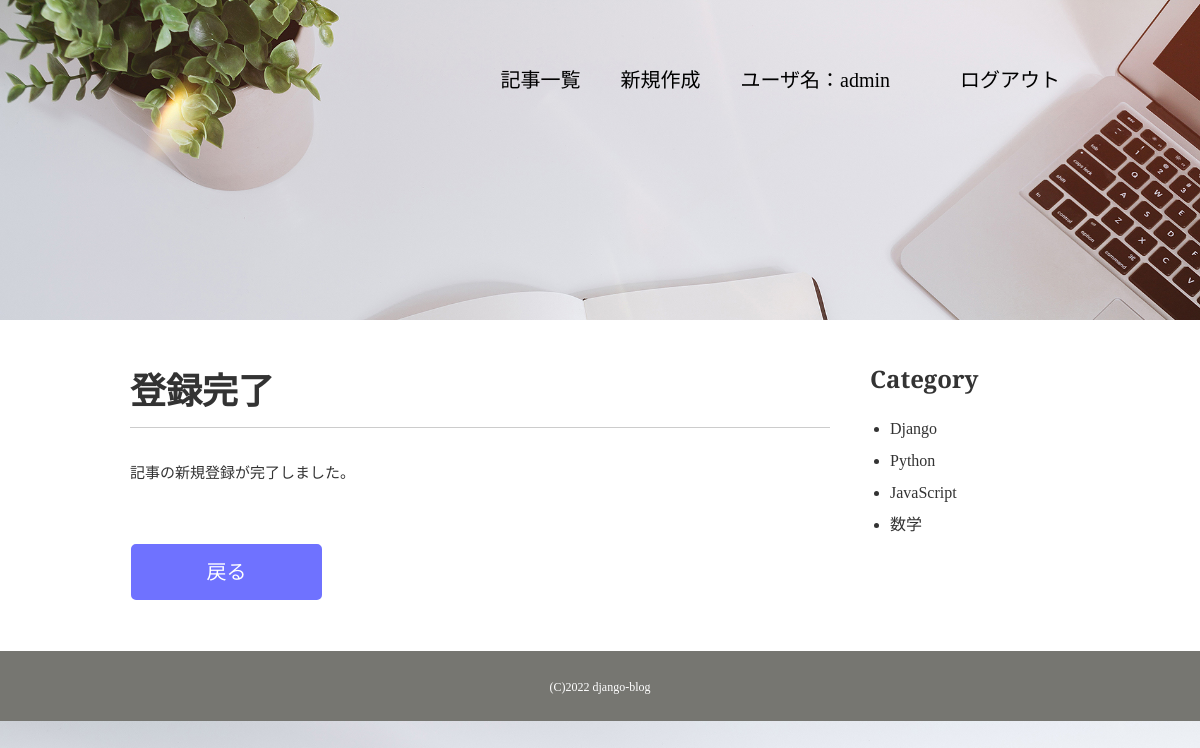
The app's page /create_done/ (signed in) with its own data.
### blog/models.py (models this page shows, shortened)
class Category(models.Model):
    category_name = models.CharField(
        verbose_name="カテゴリ名", max_length=100, unique=True
    )
    category_image = models.ImageField(verbose_name="カテゴリ画像", upload_to="images/")
    class Meta:
        db_table = "category"
        verbose_name = "カテゴリ名"
        verbose_name_plural = "カテゴリ名"

### blog/views.py (the view)
# urls.py: path("create_done/", create_done, name="create_done"),
def create_done(request):
    category_list = Category.objects.all()
    return render(request, "blog/create_done.html", {"category_list": category_list})

### templates/blog/create_done.html
{% extends "./base.html" %}
{% block contents %}
    <div id="wrap" class="clearfix">
        <div class="content">
            <div class="main">
                <section class="career">
                    <h1>登録完了</h1>
                    <div>記事の新規登録が完了しました。</div>
                </section>
                <table>
                    <tr>
                        <td>
                            <p class="btn">
                            <a href="{% url 'blog:blog_list' %}">戻る</a>
                        </td>
                    </tr>
                </table>
            </div>
            {% include "blog/widgets/side_category.html" %}
        </div>
    </div>
{% endblock contents %}

### templates/blog/base.html (shortened to what this page needs)
{% load static %}
<!DOCTYPE html>
<html lang="en">
<head>
    <link rel="stylesheet" href="https://github.com/nicolas-cusan/destyle.css">
    <link rel="stylesheet" href="https://use.fontawesome.com/releases/v5.1.0/css/all.css"
>
    <link href="{% static 'css/style.css' %}", rel="stylesheet">
</head>
<body id="portfolio">
    <header>
        <nav>
            <ul class="global-nav">
                <li><a href="{% url 'blog:blog_list' %}">記事一覧</a></li>
                {% if request.user.is_authenticated %}
                <li><a href="{% url 'blog:create' %}">新規作成</a></li>
                <li>
                    <a class="nav-link">ユーザ名：{{ request.user.get_username }}</a>
                </li>
                <li>
                    <a class="nav-link" href="{% url 'account_logout' %}">
                        ログアウト
                    </a>
                </li>
                {% endif %}
            </ul>
        </nav>
    </header>
    {% block contents %}
    {% endblock %}
    <footer>
        <small>(C)2022 django-blog</small>
    </footer>
</body>
</html>

### templates/blog/widgets/side_category.html
<aside class="sidebar">
    <h2>Category</h2>
    <ul>
        {% for category in category_list %}
        <li>
            <a href="{% url 'blog:category' category.category_name %}">
                {{ category.category_name}}
            </a>
        </li>
        {% endfor %}
    </ul>
</aside>

### blog/static/css/style.css (style rules this page uses)
body { margin: 0; padding: 0; background-color: #cccccc; color: #333333; font-size: 15px; line-height: 2; }
p,h1,h2,h3,h4,h5,h6 { margin-top: 0; }
ul { margin: 0; padding: 0; }
a { color: #3583aa; text-decoration: none; }
header { width: 960px; height: 100px; margin: 0 auto; }
.global-nav { float: right; margin-top: 60px; }
.global-nav li { float: left; margin: 0 20px; font-size: 20px; list-style: none; font-family: 'Bitter', serif; }
.global-nav li a { color:black; }
#wrap { clear: both; background-color: #ffffff; margin-top: 220px; padding: 35px 0; }
.content { width: 960px; margin: 0 auto; }
footer { text-align: center; color: #ffffff; padding: 20px 0; background-color: #767671; }
footer small { font-size: 12px; }
.btn a { background-color: #6f72ff; color: #ffffff; font-size: 20px; font-family: 'Bitter', serif; width: 185px; display: block; text-align: center; line-height: 50px; margin-top: 20px; border-radius: 5px; border: 3px solid #6f72ff; }
h1 { font-family: 'Bitter', serif; font-size: 36px; border-bottom: 1px solid #cccccc; }
h2 { font-family: 'Bitter', serif; font-size: 24px; }
.clearfix:after { content: ""; display: block; clear: both; }
section { margin-bottom: 35px; }
table { border-spacing: 0; border-collapse: collapse; }
#portfolio { background-image: url(../images/home-bg.jpg); background-repeat: no-repeat; background-position: center top; background-attachment: fixed; background-size: 100% auto; }
.main { width: 700px; margin: 0 10px; float: left; }
.sidebar { width: 200px; margin: 0 10px 0 30px; float: right; font-family: 'Bitter', serif; }
.sidebar h2 { margin-bottom: 10px; }
.sidebar ul { font-size: 16px; margin-left: 20px; }
.sidebar ul a { color: #333333; }

### records on screen
Category: category_name "Django"
Category: category_name "Python"
Category: category_name "JavaScript"
Category: category_name "数学"

### other values on screen
{{ request.user.get_username }} "admin"
